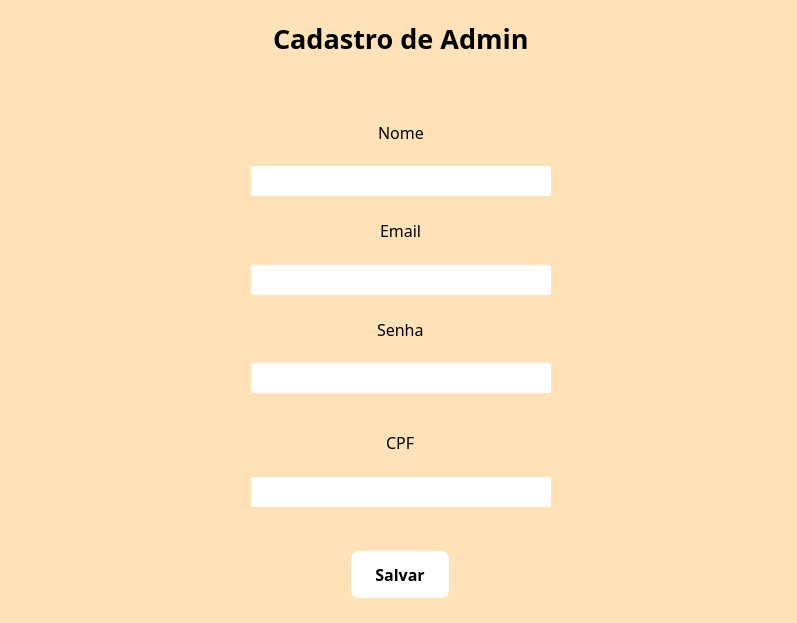
<?xml version="1.0" encoding="UTF-8"?>
<ui version="4.0">
 <class>MainWindow</class>
 <widget class="QMainWindow" name="MainWindow">
  <property name="geometry">
   <rect>
    <x>0</x>
    <y>0</y>
    <width>797</width>
    <height>623</height>
   </rect>
  </property>
  <property name="windowTitle">
   <string>MainWindow</string>
  </property>
  <widget class="QWidget" name="centralwidget">
   <property name="styleSheet">
    <string notr="true">background-color: rgb(255, 226, 183);</string>
   </property>
   <widget class="QWidget" name="verticalLayoutWidget">
    <property name="geometry">
     <rect>
      <x>0</x>
      <y>0</y>
      <width>801</width>
      <height>621</height>
     </rect>
    </property>
    <layout class="QVBoxLayout" name="verticalLayout">
     <item>
      <spacer name="verticalSpacer_2">
       <property name="orientation">
        <enum>Qt::Vertical</enum>
       </property>
       <property name="sizeHint" stdset="0">
        <size>
         <width>20</width>
         <height>40</height>
        </size>
       </property>
      </spacer>
     </item>
     <item>
      <layout class="QHBoxLayout" name="horizontalLayout">
       <item>
        <spacer name="horizontalSpacer">
         <property name="orientation">
          <enum>Qt::Horizontal</enum>
         </property>
         <property name="sizeHint" stdset="0">
          <size>
           <width>40</width>
           <height>20</height>
          </size>
         </property>
        </spacer>
       </item>
       <item>
        <layout class="QVBoxLayout" name="verticalLayout_6">
         <property name="spacing">
          <number>0</number>
         </property>
         <property name="sizeConstraint">
          <enum>QLayout::SetDefaultConstraint</enum>
         </property>
         <property name="leftMargin">
          <number>0</number>
         </property>
         <property name="topMargin">
          <number>0</number>
         </property>
         <item alignment="Qt::AlignHCenter">
          <widget class="QLabel" name="label_16">
           <property name="maximumSize">
            <size>
             <width>16777214</width>
             <height>30</height>
            </size>
           </property>
           <property name="font">
            <font>
             <family>Bonello,regular</family>
             <pointsize>20</pointsize>
             <weight>75</weight>
             <bold>true</bold>
            </font>
           </property>
           <property name="styleSheet">
            <string notr="true">  font-family: 'Bonello', regular;
  font-weight: bold;
  letter-spacing: .2rem;</string>
           </property>
           <property name="inputMethodHints">
            <set>Qt::ImhNone</set>
           </property>
           <property name="text">
            <string>Cadastro de Admin</string>
           </property>
           <property name="scaledContents">
            <bool>false</bool>
           </property>
           <property name="wordWrap">
            <bool>false</bool>
           </property>
          </widget>
         </item>
         <item>
          <spacer name="verticalSpacer_3">
           <property name="orientation">
            <enum>Qt::Vertical</enum>
           </property>
           <property name="sizeHint" stdset="0">
            <size>
             <width>15</width>
             <height>70</height>
            </size>
           </property>
          </spacer>
         </item>
         <item alignment="Qt::AlignHCenter">
          <widget class="QLabel" name="label_17">
           <property name="maximumSize">
            <size>
             <width>16777215</width>
             <height>25</height>
            </size>
           </property>
           <property name="font">
            <font>
             <family>Bonello,regular</family>
             <pointsize>-1</pointsize>
            </font>
           </property>
           <property name="styleSheet">
            <string notr="true">  font-family: 'Bonello', regular;
  font-size: 16px;</string>
           </property>
           <property name="text">
            <string>Nome</string>
           </property>
          </widget>
         </item>
         <item>
          <spacer name="verticalSpacer_4">
           <property name="orientation">
            <enum>Qt::Vertical</enum>
           </property>
           <property name="sizeHint" stdset="0">
            <size>
             <width>20</width>
             <height>25</height>
            </size>
           </property>
          </spacer>
         </item>
         <item>
          <widget class="QLineEdit" name="inputNome">
           <property name="styleSheet">
            <string notr="true">background-color:white;
border-radius: 2px;
border: none;
width:300px;
height: 30px</string>
           </property>
          </widget>
         </item>
         <item>
          <spacer name="verticalSpacer_5">
           <property name="orientation">
            <enum>Qt::Vertical</enum>
           </property>
           <property name="sizeHint" stdset="0">
            <size>
             <width>20</width>
             <height>25</height>
            </size>
           </property>
          </spacer>
         </item>
         <item alignment="Qt::AlignHCenter">
          <widget class="QLabel" name="label_18">
           <property name="maximumSize">
            <size>
             <width>16777215</width>
             <height>25</height>
            </size>
           </property>
           <property name="font">
            <font>
             <family>Bonello,regular</family>
             <pointsize>-1</pointsize>
            </font>
           </property>
           <property name="styleSheet">
            <string notr="true">  font-family: 'Bonello', regular;
  font-size: 16px;</string>
           </property>
           <property name="text">
            <string>Email</string>
           </property>
          </widget>
         </item>
         <item>
          <spacer name="verticalSpacer_6">
           <property name="orientation">
            <enum>Qt::Vertical</enum>
           </property>
           <property name="sizeHint" stdset="0">
            <size>
             <width>20</width>
             <height>25</height>
            </size>
           </property>
          </spacer>
         </item>
         <item>
          <widget class="QLineEdit" name="inputEmail">
           <property name="styleSheet">
            <string notr="true">background-color:white;
border-radius: 2px;
border: none;
width:300px;
height: 30px</string>
           </property>
          </widget>
         </item>
         <item>
          <spacer name="verticalSpacer_7">
           <property name="orientation">
            <enum>Qt::Vertical</enum>
           </property>
           <property name="sizeHint" stdset="0">
            <size>
             <width>20</width>
             <height>25</height>
            </size>
           </property>
          </spacer>
         </item>
         <item alignment="Qt::AlignHCenter">
          <widget class="QLabel" name="label_19">
           <property name="maximumSize">
            <size>
             <width>16777215</width>
             <height>25</height>
            </size>
           </property>
           <property name="font">
            <font>
             <family>Bonello,regular</family>
             <pointsize>-1</pointsize>
            </font>
           </property>
           <property name="styleSheet">
            <string notr="true">  font-family: 'Bonello', regular;
  font-size: 16px;</string>
           </property>
           <property name="text">
            <string>Senha</string>
           </property>
          </widget>
         </item>
         <item>
          <spacer name="verticalSpacer_8">
           <property name="orientation">
            <enum>Qt::Vertical</enum>
           </property>
           <property name="sizeHint" stdset="0">
            <size>
             <width>20</width>
             <height>25</height>
            </size>
           </property>
          </spacer>
         </item>
         <item alignment="Qt::AlignHCenter">
          <widget class="QLineEdit" name="inputSenha">
           <property name="styleSheet">
            <string notr="true">background-color:white;
border-radius: 2px;
border: none;
width:300px;
height: 30px</string>
           </property>
          </widget>
         </item>
         <item>
          <spacer name="verticalSpacer_9">
           <property name="orientation">
            <enum>Qt::Vertical</enum>
           </property>
           <property name="sizeHint" stdset="0">
            <size>
             <width>20</width>
             <height>40</height>
            </size>
           </property>
          </spacer>
         </item>
         <item alignment="Qt::AlignHCenter">
          <widget class="QLabel" name="label_20">
           <property name="maximumSize">
            <size>
             <width>16777215</width>
             <height>25</height>
            </size>
           </property>
           <property name="font">
            <font>
             <family>Bonello,regular</family>
             <pointsize>-1</pointsize>
            </font>
           </property>
           <property name="styleSheet">
            <string notr="true">  font-family: 'Bonello', regular;
  font-size: 16px;</string>
           </property>
           <property name="frameShadow">
            <enum>QFrame::Plain</enum>
           </property>
           <property name="lineWidth">
            <number>1</number>
           </property>
           <property name="text">
            <string>CPF</string>
           </property>
           <property name="textFormat">
            <enum>Qt::AutoText</enum>
           </property>
           <property name="scaledContents">
            <bool>false</bool>
           </property>
           <property name="alignment">
            <set>Qt::AlignLeading|Qt::AlignLeft|Qt::AlignVCenter</set>
           </property>
           <property name="indent">
            <number>-1</number>
           </property>
          </widget>
         </item>
         <item>
          <spacer name="verticalSpacer_10">
           <property name="orientation">
            <enum>Qt::Vertical</enum>
           </property>
           <property name="sizeHint" stdset="0">
            <size>
             <width>20</width>
             <height>25</height>
            </size>
           </property>
          </spacer>
         </item>
         <item alignment="Qt::AlignHCenter">
          <widget class="QLineEdit" name="inputCPF">
           <property name="styleSheet">
            <string notr="true">background-color:white;
border-radius: 2px;
border: none;
width:300px;
height: 30px</string>
           </property>
          </widget>
         </item>
        </layout>
       </item>
       <item>
        <spacer name="horizontalSpacer_2">
         <property name="orientation">
          <enum>Qt::Horizontal</enum>
         </property>
         <property name="sizeHint" stdset="0">
          <size>
           <width>40</width>
           <height>20</height>
          </size>
         </property>
        </spacer>
       </item>
      </layout>
     </item>
     <item>
      <spacer name="verticalSpacer_11">
       <property name="orientation">
        <enum>Qt::Vertical</enum>
       </property>
       <property name="sizeHint" stdset="0">
        <size>
         <width>20</width>
         <height>55</height>
        </size>
       </property>
      </spacer>
     </item>
     <item alignment="Qt::AlignHCenter">
      <widget class="QPushButton" name="btnSalvar">
       <property name="font">
        <font>
         <family>Betty,regular</family>
         <pointsize>-1</pointsize>
         <weight>75</weight>
         <bold>true</bold>
        </font>
       </property>
       <property name="styleSheet">
        <string notr="true">  background:white;
letter-spacing: .2rem;
  color: black; /* Texto branco */
  font-family: 'Betty', regular;
  font-size: 16px;
  font-weight: bold;
  padding: 12px 24px; /* Tamanho do botão */
  border: none; /* Remove bordas padrão */

  border-radius: 8px; /* Bordas arredondadas */
  cursor: pointer; /* Cursor de ponteiro ao passar o mouse */
  box-shadow: 0 4px 6px rgba(0, 0, 0, 0.1); /* Sombra suave */
  transition: all 0.3s ease-in-out; /* Animação suave */</string>
       </property>
       <property name="text">
        <string>Salvar</string>
       </property>
      </widget>
     </item>
     <item>
      <spacer name="verticalSpacer">
       <property name="orientation">
        <enum>Qt::Vertical</enum>
       </property>
       <property name="sizeHint" stdset="0">
        <size>
         <width>20</width>
         <height>40</height>
        </size>
       </property>
      </spacer>
     </item>
    </layout>
   </widget>
  </widget>
 </widget>
 <resources/>
 <connections/>
</ui>
